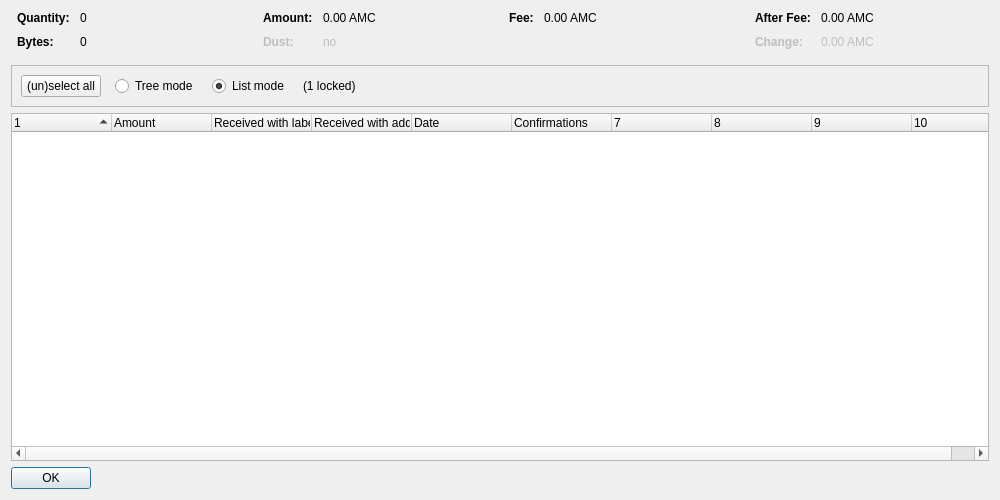
<?xml version="1.0" encoding="UTF-8"?>
<ui version="4.0">
 <class>CoinControlDialog</class>
 <widget class="QDialog" name="CoinControlDialog">
  <property name="geometry">
   <rect>
    <x>0</x>
    <y>0</y>
    <width>1000</width>
    <height>500</height>
   </rect>
  </property>
  <property name="windowTitle">
   <string>Coin Selection</string>
  </property>
  <layout class="QVBoxLayout" name="verticalLayout">
   <item>
    <layout class="QHBoxLayout" name="horizontalLayoutTop" stretch="0,0,0,0">
     <property name="topMargin">
      <number>0</number>
     </property>
     <property name="bottomMargin">
      <number>10</number>
     </property>
     <item>
      <layout class="QFormLayout" name="formLayoutCoinControl1">
       <property name="horizontalSpacing">
        <number>10</number>
       </property>
       <property name="verticalSpacing">
        <number>10</number>
       </property>
       <property name="leftMargin">
        <number>6</number>
       </property>
       <property name="rightMargin">
        <number>6</number>
       </property>
       <item row="0" column="0">
        <widget class="QLabel" name="labelCoinControlQuantityText">
         <property name="font">
          <font>
           <weight>75</weight>
           <bold>true</bold>
          </font>
         </property>
         <property name="text">
          <string>Quantity:</string>
         </property>
        </widget>
       </item>
       <item row="0" column="1">
        <widget class="QLabel" name="labelCoinControlQuantity">
         <property name="cursor">
          <cursorShape>IBeamCursor</cursorShape>
         </property>
         <property name="contextMenuPolicy">
          <enum>Qt::ActionsContextMenu</enum>
         </property>
         <property name="text">
          <string notr="true">0</string>
         </property>
         <property name="textInteractionFlags">
          <set>Qt::LinksAccessibleByMouse|Qt::TextSelectableByKeyboard|Qt::TextSelectableByMouse</set>
         </property>
        </widget>
       </item>
       <item row="1" column="0">
        <widget class="QLabel" name="labelCoinControlBytesText">
         <property name="font">
          <font>
           <weight>75</weight>
           <bold>true</bold>
          </font>
         </property>
         <property name="text">
          <string>Bytes:</string>
         </property>
        </widget>
       </item>
       <item row="1" column="1">
        <widget class="QLabel" name="labelCoinControlBytes">
         <property name="cursor">
          <cursorShape>IBeamCursor</cursorShape>
         </property>
         <property name="contextMenuPolicy">
          <enum>Qt::ActionsContextMenu</enum>
         </property>
         <property name="text">
          <string notr="true">0</string>
         </property>
         <property name="textInteractionFlags">
          <set>Qt::LinksAccessibleByMouse|Qt::TextSelectableByKeyboard|Qt::TextSelectableByMouse</set>
         </property>
        </widget>
       </item>
      </layout>
     </item>
     <item>
      <layout class="QFormLayout" name="formLayoutCoinControl2">
       <property name="horizontalSpacing">
        <number>10</number>
       </property>
       <property name="verticalSpacing">
        <number>10</number>
       </property>
       <property name="leftMargin">
        <number>6</number>
       </property>
       <property name="rightMargin">
        <number>6</number>
       </property>
       <item row="0" column="0">
        <widget class="QLabel" name="labelCoinControlAmountText">
         <property name="font">
          <font>
           <weight>75</weight>
           <bold>true</bold>
          </font>
         </property>
         <property name="text">
          <string>Amount:</string>
         </property>
        </widget>
       </item>
       <item row="0" column="1">
        <widget class="QLabel" name="labelCoinControlAmount">
         <property name="cursor">
          <cursorShape>IBeamCursor</cursorShape>
         </property>
         <property name="contextMenuPolicy">
          <enum>Qt::ActionsContextMenu</enum>
         </property>
         <property name="text">
          <string notr="true">0.00 AMC</string>
         </property>
         <property name="textInteractionFlags">
          <set>Qt::LinksAccessibleByMouse|Qt::TextSelectableByKeyboard|Qt::TextSelectableByMouse</set>
         </property>
        </widget>
       </item>
       <item row="1" column="0">
        <widget class="QLabel" name="labelCoinControlLowOutputText">
         <property name="enabled">
          <bool>false</bool>
         </property>
         <property name="font">
          <font>
           <weight>75</weight>
           <bold>true</bold>
          </font>
         </property>
         <property name="text">
          <string>Dust:</string>
         </property>
        </widget>
       </item>
       <item row="1" column="1">
        <widget class="QLabel" name="labelCoinControlLowOutput">
         <property name="enabled">
          <bool>false</bool>
         </property>
         <property name="cursor">
          <cursorShape>IBeamCursor</cursorShape>
         </property>
         <property name="contextMenuPolicy">
          <enum>Qt::ActionsContextMenu</enum>
         </property>
         <property name="text">
          <string notr="true">no</string>
         </property>
         <property name="textInteractionFlags">
          <set>Qt::LinksAccessibleByMouse|Qt::TextSelectableByKeyboard|Qt::TextSelectableByMouse</set>
         </property>
        </widget>
       </item>
      </layout>
     </item>
     <item>
      <layout class="QFormLayout" name="formLayoutCoinControl3">
       <property name="horizontalSpacing">
        <number>10</number>
       </property>
       <property name="verticalSpacing">
        <number>10</number>
       </property>
       <property name="leftMargin">
        <number>6</number>
       </property>
       <property name="rightMargin">
        <number>6</number>
       </property>
       <item row="0" column="0">
        <widget class="QLabel" name="labelCoinControlFeeText">
         <property name="font">
          <font>
           <weight>75</weight>
           <bold>true</bold>
          </font>
         </property>
         <property name="text">
          <string>Fee:</string>
         </property>
        </widget>
       </item>
       <item row="0" column="1">
        <widget class="QLabel" name="labelCoinControlFee">
         <property name="cursor">
          <cursorShape>IBeamCursor</cursorShape>
         </property>
         <property name="contextMenuPolicy">
          <enum>Qt::ActionsContextMenu</enum>
         </property>
         <property name="text">
          <string notr="true">0.00 AMC</string>
         </property>
         <property name="textInteractionFlags">
          <set>Qt::LinksAccessibleByMouse|Qt::TextSelectableByKeyboard|Qt::TextSelectableByMouse</set>
         </property>
        </widget>
       </item>
      </layout>
     </item>
     <item>
      <layout class="QFormLayout" name="formLayoutCoinControl4">
       <property name="horizontalSpacing">
        <number>10</number>
       </property>
       <property name="verticalSpacing">
        <number>10</number>
       </property>
       <property name="leftMargin">
        <number>6</number>
       </property>
       <property name="rightMargin">
        <number>6</number>
       </property>
       <item row="0" column="0">
        <widget class="QLabel" name="labelCoinControlAfterFeeText">
         <property name="font">
          <font>
           <weight>75</weight>
           <bold>true</bold>
          </font>
         </property>
         <property name="text">
          <string>After Fee:</string>
         </property>
        </widget>
       </item>
       <item row="0" column="1">
        <widget class="QLabel" name="labelCoinControlAfterFee">
         <property name="cursor">
          <cursorShape>IBeamCursor</cursorShape>
         </property>
         <property name="contextMenuPolicy">
          <enum>Qt::ActionsContextMenu</enum>
         </property>
         <property name="text">
          <string notr="true">0.00 AMC</string>
         </property>
         <property name="textInteractionFlags">
          <set>Qt::LinksAccessibleByMouse|Qt::TextSelectableByKeyboard|Qt::TextSelectableByMouse</set>
         </property>
        </widget>
       </item>
       <item row="1" column="0">
        <widget class="QLabel" name="labelCoinControlChangeText">
         <property name="enabled">
          <bool>false</bool>
         </property>
         <property name="font">
          <font>
           <weight>75</weight>
           <bold>true</bold>
          </font>
         </property>
         <property name="text">
          <string>Change:</string>
         </property>
        </widget>
       </item>
       <item row="1" column="1">
        <widget class="QLabel" name="labelCoinControlChange">
         <property name="enabled">
          <bool>false</bool>
         </property>
         <property name="cursor">
          <cursorShape>IBeamCursor</cursorShape>
         </property>
         <property name="contextMenuPolicy">
          <enum>Qt::ActionsContextMenu</enum>
         </property>
         <property name="text">
          <string notr="true">0.00 AMC</string>
         </property>
         <property name="textInteractionFlags">
          <set>Qt::LinksAccessibleByMouse|Qt::TextSelectableByKeyboard|Qt::TextSelectableByMouse</set>
         </property>
        </widget>
       </item>
      </layout>
     </item>
    </layout>
   </item>
   <item>
    <widget class="QFrame" name="frame">
     <property name="minimumSize">
      <size>
       <width>0</width>
       <height>40</height>
      </size>
     </property>
     <property name="frameShape">
      <enum>QFrame::StyledPanel</enum>
     </property>
     <property name="frameShadow">
      <enum>QFrame::Sunken</enum>
     </property>
     <layout class="QHBoxLayout" name="horizontalLayout">
      <item>
       <layout class="QHBoxLayout" name="horizontalLayoutPanel" stretch="0,0,0,0,0">
        <property name="spacing">
         <number>14</number>
        </property>
        <item>
         <widget class="QPushButton" name="pushButtonSelectAll">
          <property name="sizePolicy">
           <sizepolicy hsizetype="Maximum" vsizetype="Fixed">
            <horstretch>0</horstretch>
            <verstretch>0</verstretch>
           </sizepolicy>
          </property>
          <property name="text">
           <string>(un)select all</string>
          </property>
          <property name="autoDefault">
           <bool>false</bool>
          </property>
         </widget>
        </item>
        <item>
         <widget class="QRadioButton" name="radioTreeMode">
          <property name="sizePolicy">
           <sizepolicy hsizetype="Maximum" vsizetype="Fixed">
            <horstretch>0</horstretch>
            <verstretch>0</verstretch>
           </sizepolicy>
          </property>
          <property name="text">
           <string>Tree mode</string>
          </property>
         </widget>
        </item>
        <item>
         <widget class="QRadioButton" name="radioListMode">
          <property name="sizePolicy">
           <sizepolicy hsizetype="Maximum" vsizetype="Fixed">
            <horstretch>0</horstretch>
            <verstretch>0</verstretch>
           </sizepolicy>
          </property>
          <property name="text">
           <string>List mode</string>
          </property>
          <property name="checked">
           <bool>true</bool>
          </property>
         </widget>
        </item>
        <item>
         <widget class="QLabel" name="labelLocked">
          <property name="text">
           <string notr="true">(1 locked)</string>
          </property>
         </widget>
        </item>
        <item>
         <spacer name="horizontalSpacer">
          <property name="orientation">
           <enum>Qt::Horizontal</enum>
          </property>
          <property name="sizeHint" stdset="0">
           <size>
            <width>40</width>
            <height>20</height>
           </size>
          </property>
         </spacer>
        </item>
       </layout>
      </item>
     </layout>
    </widget>
   </item>
   <item>
    <widget class="CoinControlTreeWidget" name="treeWidget">
     <property name="contextMenuPolicy">
      <enum>Qt::CustomContextMenu</enum>
     </property>
     <property name="sortingEnabled">
      <bool>false</bool>
     </property>
     <property name="columnCount">
      <number>10</number>
     </property>
     <attribute name="headerShowSortIndicator" stdset="0">
      <bool>true</bool>
     </attribute>
     <attribute name="headerStretchLastSection">
      <bool>false</bool>
     </attribute>
     <column>
      <property name="text">
       <string/>
      </property>
     </column>
     <column>
      <property name="text">
       <string>Amount</string>
      </property>
     </column>
     <column>
      <property name="text">
       <string>Received with label</string>
      </property>
     </column>
     <column>
      <property name="text">
       <string>Received with address</string>
      </property>
     </column>
     <column>
      <property name="text">
       <string>Date</string>
      </property>
     </column>
     <column>
      <property name="text">
       <string>Confirmations</string>
      </property>
      <property name="toolTip">
       <string>Confirmed</string>
      </property>
     </column>
     <column>
      <property name="text">
       <string/>
      </property>
     </column>
     <column>
      <property name="text">
       <string/>
      </property>
     </column>
     <column>
      <property name="text">
       <string/>
      </property>
     </column>
     <column>
      <property name="text">
       <string/>
      </property>
     </column>
    </widget>
   </item>
   <item>
    <widget class="QDialogButtonBox" name="buttonBox">
     <property name="sizePolicy">
      <sizepolicy hsizetype="Maximum" vsizetype="Fixed">
       <horstretch>0</horstretch>
       <verstretch>0</verstretch>
      </sizepolicy>
     </property>
     <property name="orientation">
      <enum>Qt::Horizontal</enum>
     </property>
     <property name="standardButtons">
      <set>QDialogButtonBox::Ok</set>
     </property>
    </widget>
   </item>
  </layout>
 </widget>
 <customwidgets>
  <customwidget>
   <class>CoinControlTreeWidget</class>
   <extends>QTreeWidget</extends>
   <header>qt/coincontroltreewidget.h</header>
  </customwidget>
 </customwidgets>
 <resources/>
 <connections/>
</ui>
